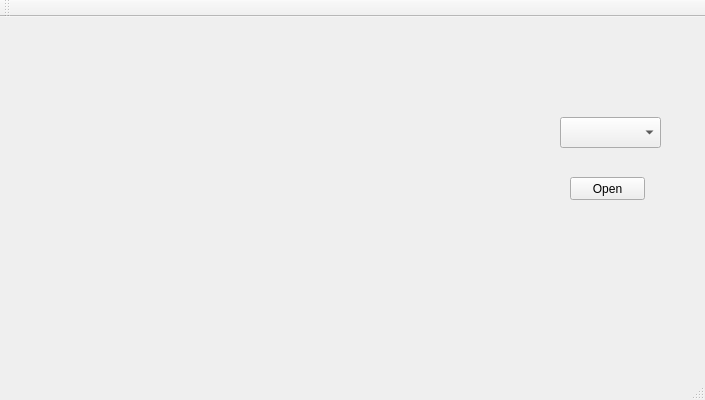
<?xml version="1.0" encoding="UTF-8"?>
<ui version="4.0">
 <class>Tutorial_webrtcBEGINClass</class>
 <widget class="QMainWindow" name="Tutorial_webrtcBEGINClass">
  <property name="geometry">
   <rect>
    <x>0</x>
    <y>0</y>
    <width>705</width>
    <height>400</height>
   </rect>
  </property>
  <property name="windowTitle">
   <string>Tutorial_webrtcBEGIN</string>
  </property>
  <widget class="QWidget" name="centralWidget">
   <widget class="QLabel" name="label">
    <property name="geometry">
     <rect>
      <x>10</x>
      <y>10</y>
      <width>471</width>
      <height>351</height>
     </rect>
    </property>
    <property name="text">
     <string/>
    </property>
   </widget>
   <widget class="QComboBox" name="comboBox">
    <property name="geometry">
     <rect>
      <x>560</x>
      <y>100</y>
      <width>101</width>
      <height>31</height>
     </rect>
    </property>
   </widget>
   <widget class="QPushButton" name="pushButton">
    <property name="geometry">
     <rect>
      <x>570</x>
      <y>160</y>
      <width>75</width>
      <height>23</height>
     </rect>
    </property>
    <property name="text">
     <string>Open</string>
    </property>
   </widget>
  </widget>
  <widget class="QMenuBar" name="menuBar">
   <property name="geometry">
    <rect>
     <x>0</x>
     <y>0</y>
     <width>705</width>
     <height>21</height>
    </rect>
   </property>
  </widget>
  <widget class="QToolBar" name="mainToolBar">
   <attribute name="toolBarArea">
    <enum>TopToolBarArea</enum>
   </attribute>
   <attribute name="toolBarBreak">
    <bool>false</bool>
   </attribute>
  </widget>
  <widget class="QStatusBar" name="statusBar"/>
 </widget>
 <layoutdefault spacing="6" margin="11"/>
 <resources>
  <include location="Tutorial_webrtcBEGIN.qrc"/>
 </resources>
 <connections/>
</ui>
